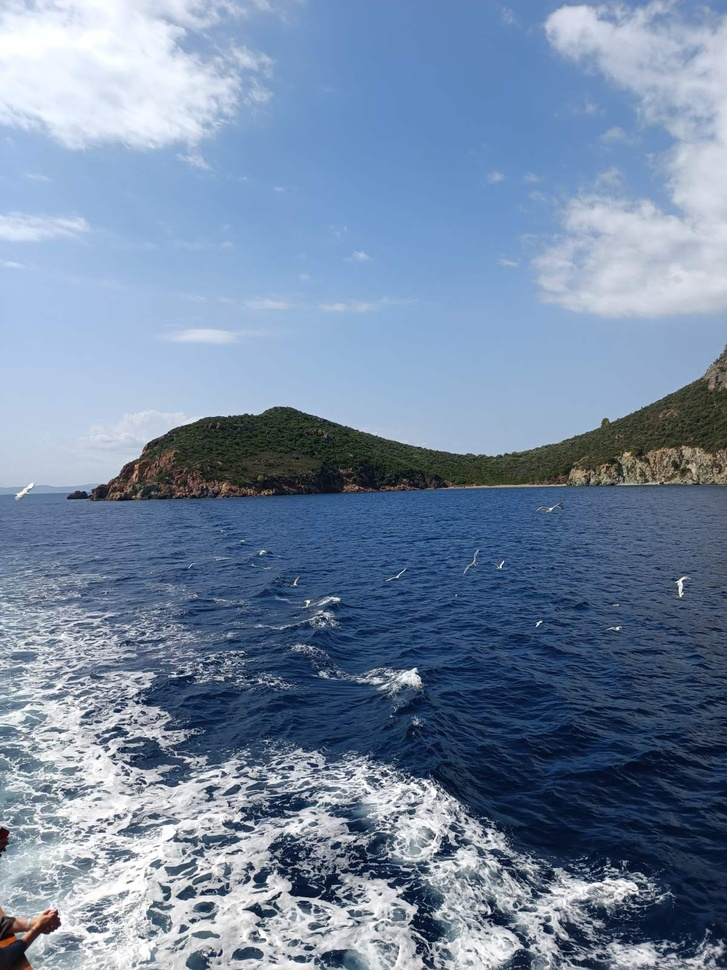
#> input picture lark.jpg, 727 x 970 px, shrunk from 1200 x 1600 before the run, found by its file name
$ python lark.py
#> lines starting #> are read from the running program, lines starting #| are printed output that depends on the picture
#> further down, image is the input picture: shape (970, 727, 3); mean B, G, R 162.6, 136.2, 116.6
import cv2
import numpy as np
import matplotlib.pyplot as plt

def apply_lark(image):
    image = image.astype(np.float32) / 255.0
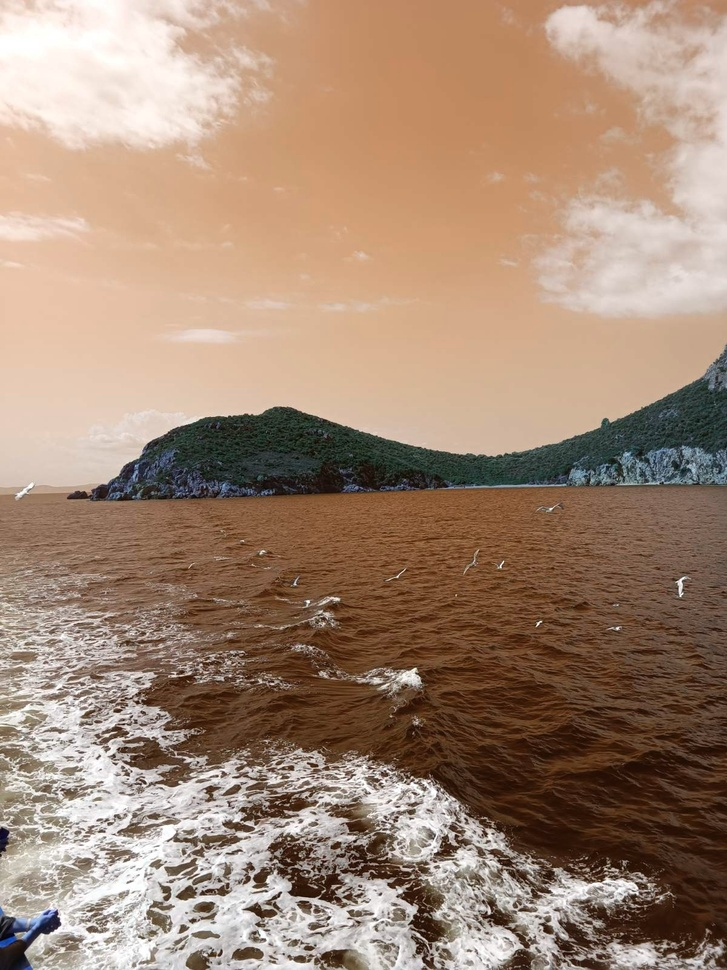
#> image: shape (970, 727, 3) float32; mean of channels 0, 1, 2 0.457, 0.534, 0.637; drawn as B, G, R

    brightness = 0.4
    contrast = 1.3
    red_channel = [0.9, 0.0]
    green_channel = [1.5, 0.0]
    blue_channel = [1.3, 0.0]

    image = cv2.addWeighted(image, contrast, image, 0, brightness - 0.5)

    image[:, :, 2] = np.minimum(1.0, np.maximum(0.0, image[:, :, 2] * red_channel[0] + red_channel[1]))
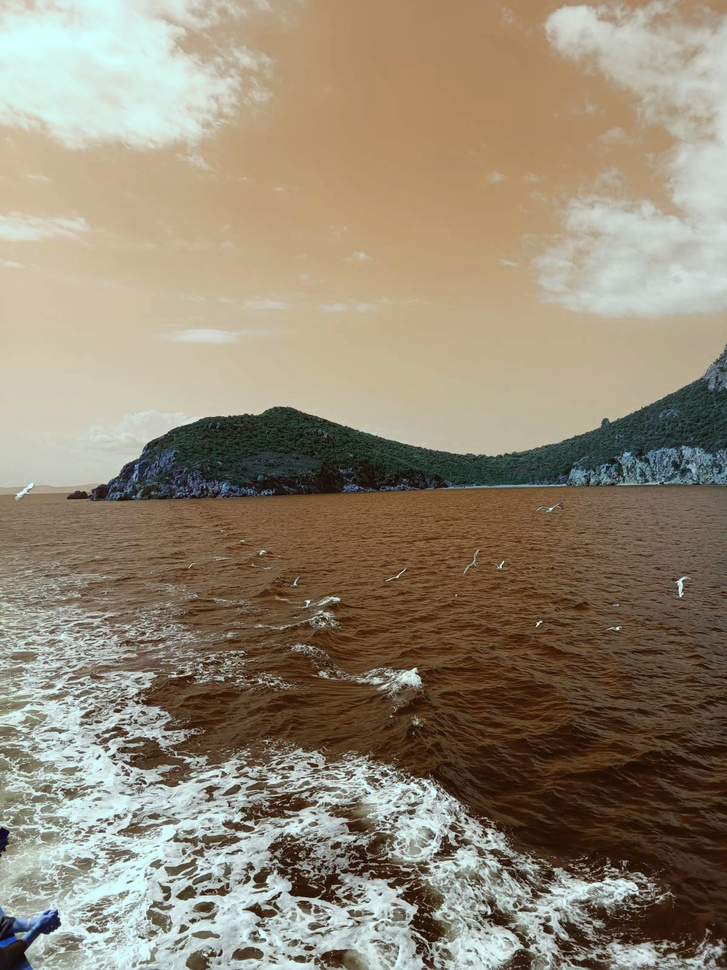
#> image: shape (970, 727, 3) float32; mean of channels 0, 1, 2 0.494, 0.594, 0.653; drawn with min black and max white
    image[:, :, 1] = np.minimum(1.0, np.maximum(0.0, image[:, :, 1] * green_channel[0] + green_channel[1]))
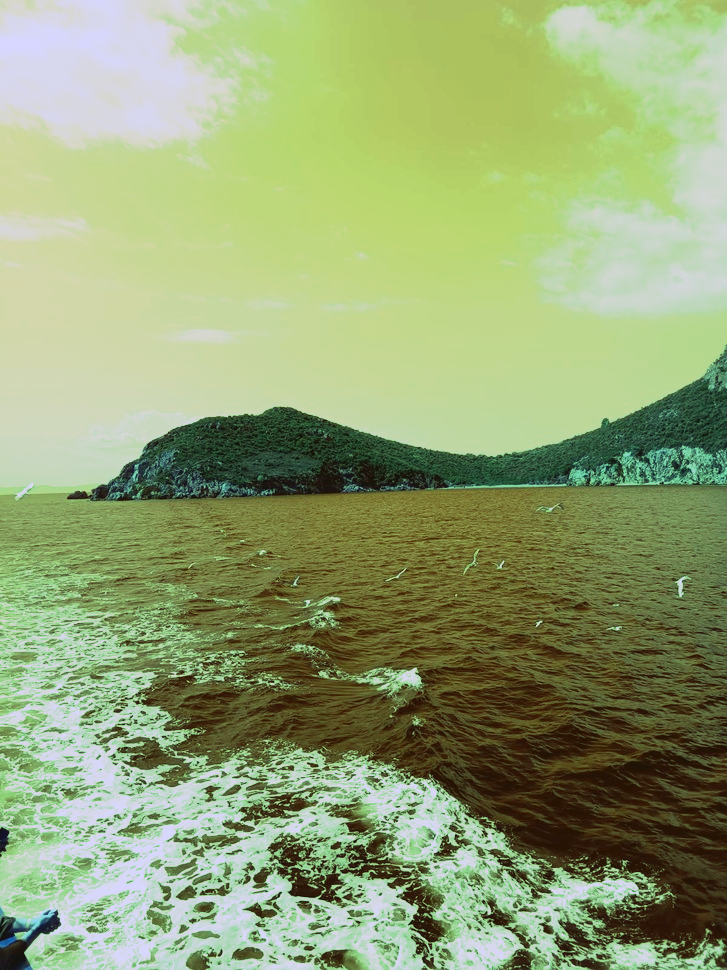
#> image: shape (970, 727, 3) float32; mean of channels 0, 1, 2 0.494, 0.74, 0.653; drawn with min black and max white
    image[:, :, 0] = np.minimum(1.0, np.maximum(0.0, image[:, :, 0] * blue_channel[0] + blue_channel[1]))
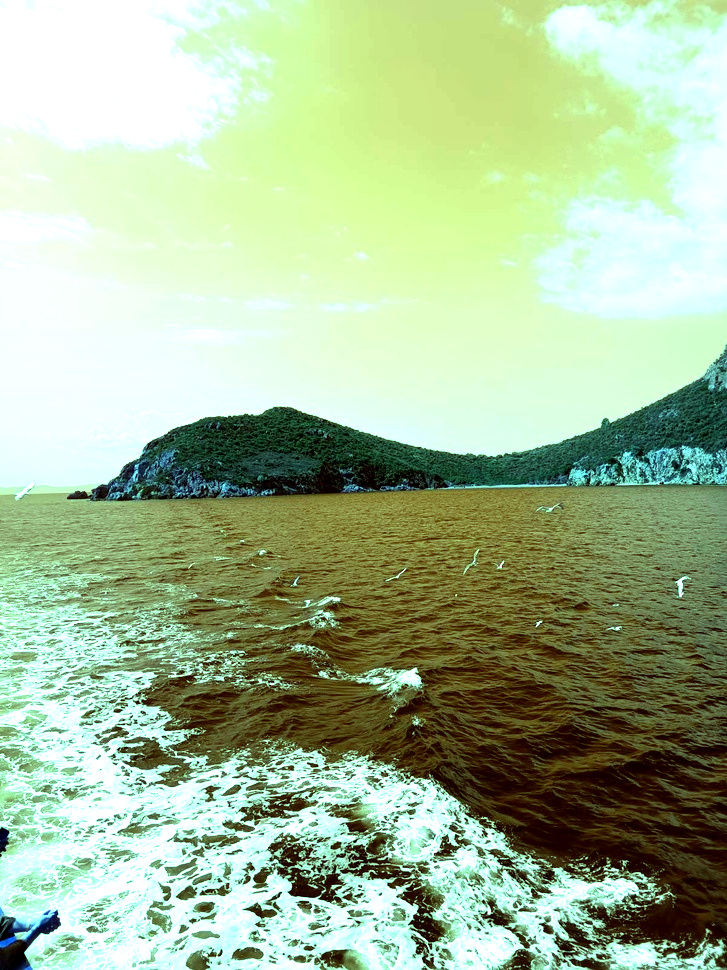
#> image: shape (970, 727, 3) float32; mean of channels 0, 1, 2 0.599, 0.74, 0.653; drawn as B, G, R

    image = (image * 255).astype(np.uint8)

    return image

image_path = 'C:\\Users\\ThinkPad E560\\Desktop\\Instagram filters project\\lark.jpg'
image = cv2.imread(image_path)
image = cv2.cvtColor(image, cv2.COLOR_BGR2RGB)

filtered_image = apply_lark(image)

plt.figure(figsize=(10, 5))
plt.subplot(1, 2, 1)
plt.imshow(image)
plt.title('Original Image')
plt.axis('off')

plt.subplot(1, 2, 2)
plt.imshow(filtered_image)
plt.title('Lark Filter Applied')
plt.axis('off')

plt.show()

$ run again, with claredon.jpg copied over lark.jpg
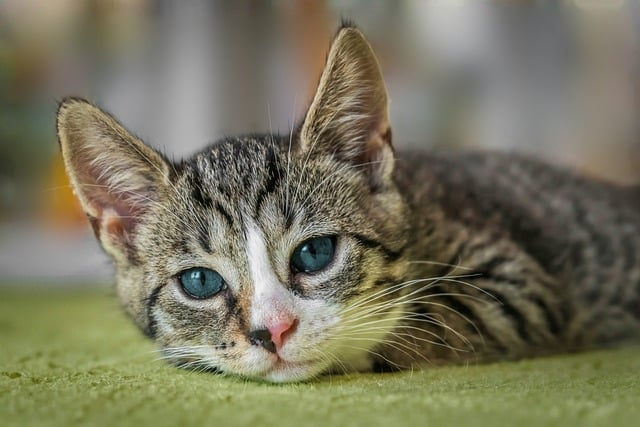
#> input picture claredon.jpg, 640 x 427 px, found by its file name
#> image is the input picture: shape (427, 640, 3); mean B, G, R 93.2, 116.1, 119.1
#> in apply_lark, `image[:, :, 0] = np.minimum(1.0, np.maximum(0.0, image[:, :, 0] * blue..`:
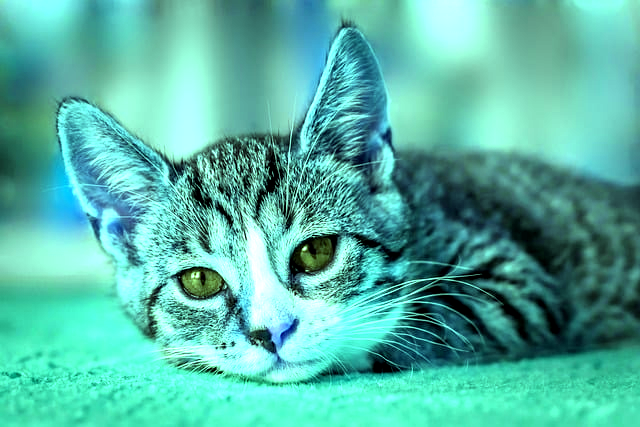
#> image: shape (427, 640, 3) float32; mean of channels 0, 1, 2 0.651, 0.71, 0.339; drawn as B, G, R
#> `plt.show()`:
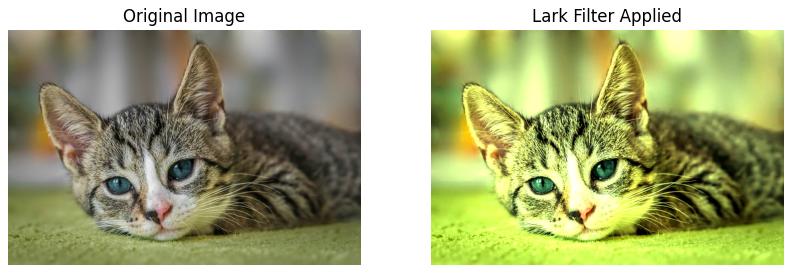
#> figure drawn by matplotlib, 2 panels

$ run again, with gingham.jpg copied over lark.jpg
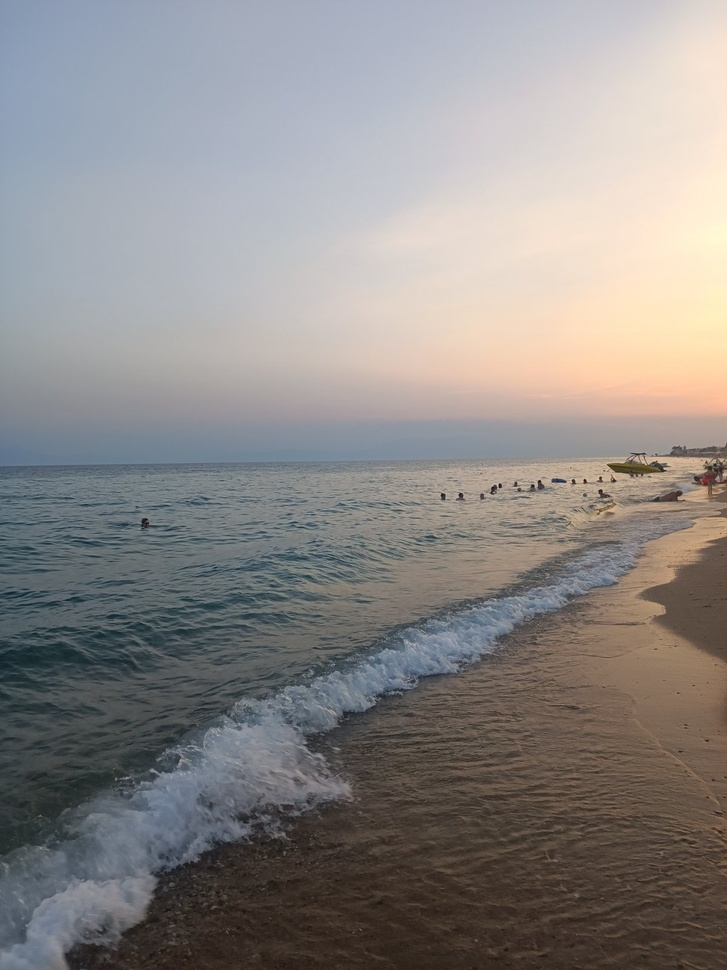
#> input picture gingham.jpg, 727 x 970 px, shrunk from 1200 x 1600 before the run, found by its file name
#> image is the input picture: shape (970, 727, 3); mean B, G, R 135.2, 136.8, 140.4
#> in apply_lark, `image[:, :, 1] = np.minimum(1.0, np.maximum(0.0, image[:, :, 1] * gree..`:
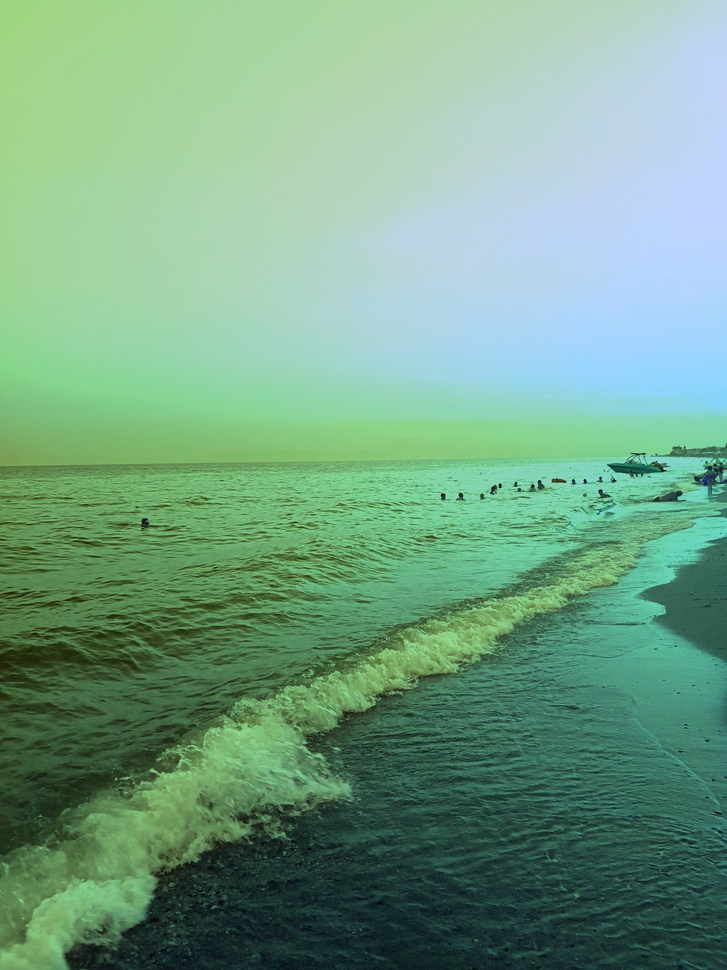
#> image: shape (970, 727, 3) float32; mean of channels 0, 1, 2 0.616, 0.754, 0.53; drawn with min black and max white
#> in apply_lark, `image[:, :, 0] = np.minimum(1.0, np.maximum(0.0, image[:, :, 0] * blue..`:
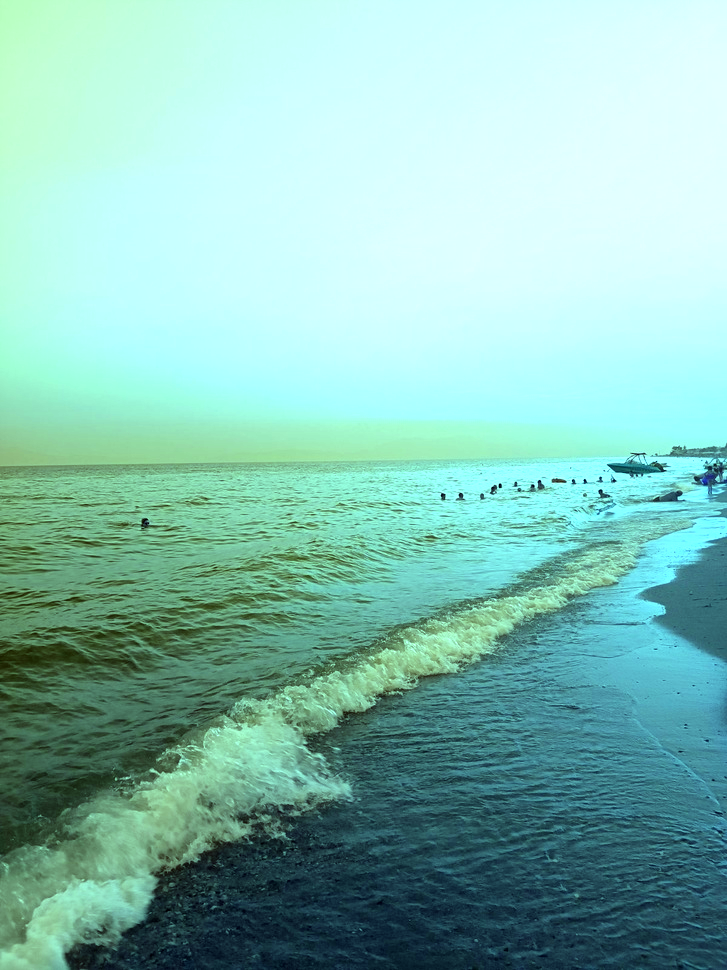
#> image: shape (970, 727, 3) float32; mean of channels 0, 1, 2 0.713, 0.754, 0.53; drawn as B, G, R

$ run again, with sierra.jpg copied over lark.jpg
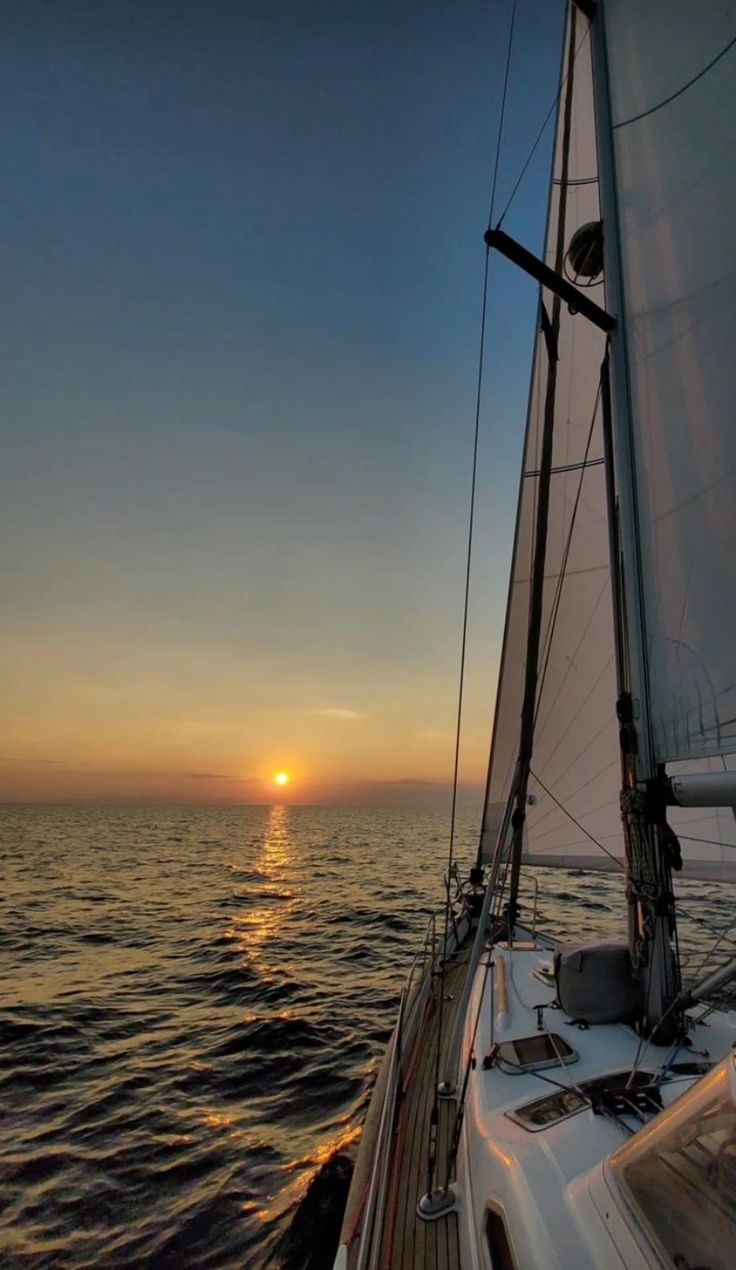
#> input picture sierra.jpg, 736 x 1270 px, found by its file name
#> image is the input picture: shape (1270, 736, 3); mean B, G, R 83.6, 87.4, 88.3
#> in apply_lark, `image[:, :, 0] = np.minimum(1.0, np.maximum(0.0, image[:, :, 0] * blue..`:
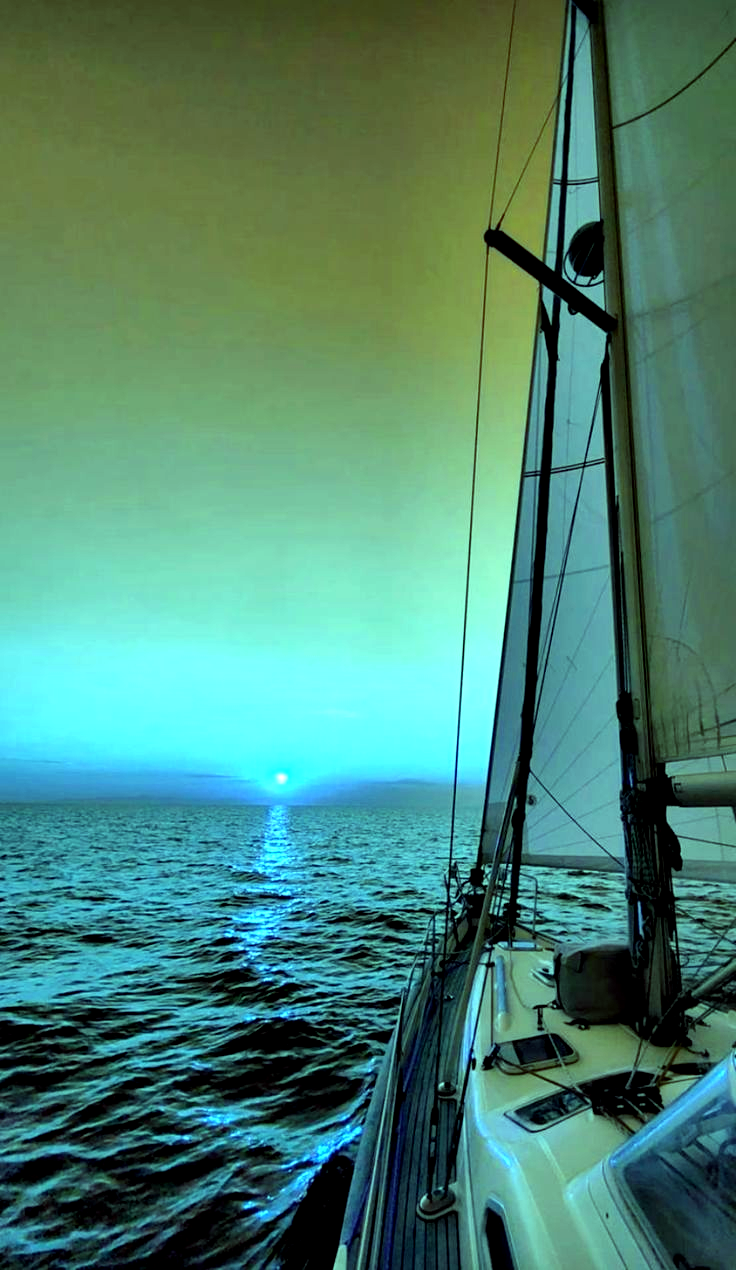
#> image: shape (1270, 736, 3) float32; mean of channels 0, 1, 2 0.449, 0.519, 0.297; drawn as B, G, R
#> `plt.show()`:
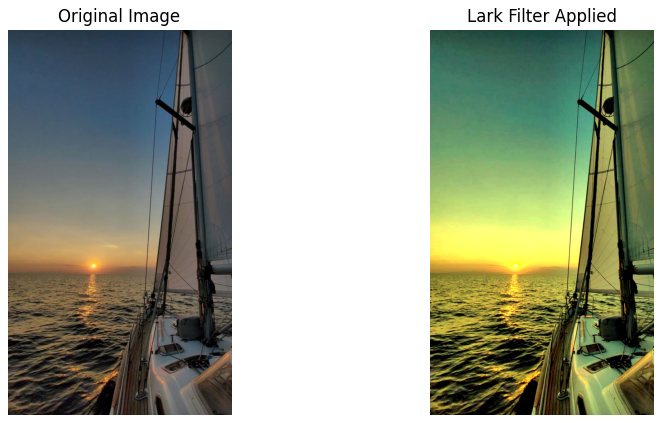
#> figure drawn by matplotlib, 2 panels
